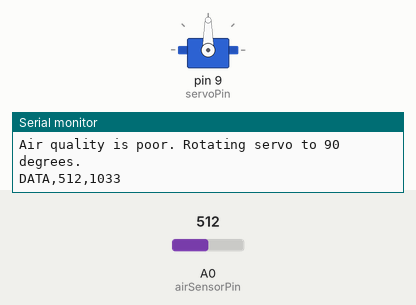
A sketch run on a simulated Arduino Uno, built with avr-gcc and run on an emulated ATmega328P. Shown: servo, the last lines printed to the serial monitor. The inputs (shaded band) are chosen by the test bench; at power-on: A0 (airSensorPin) = 512.

Above: at 1.8 s.
1.9 s: A0 (airSensorPin) set to 310
3.4 s: A0 (airSensorPin) set to 292
At 5.2 s:
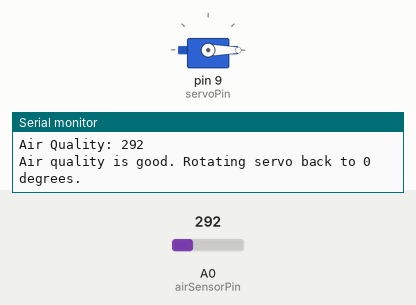
5.5 s: A0 (airSensorPin) set to 306
At 6.6 s:
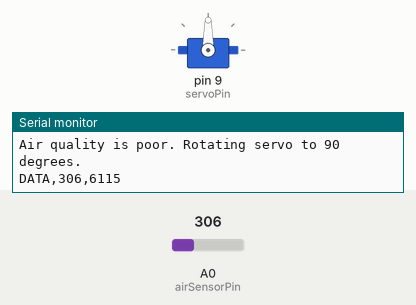
7.6 s: A0 (airSensorPin) set to 290
At 9.3 s:
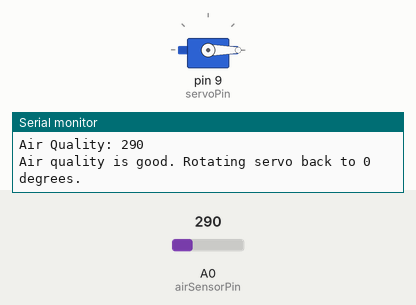
Timing chart, 0 to 10.6 s (numbered marks = the images above; inputs shaded):
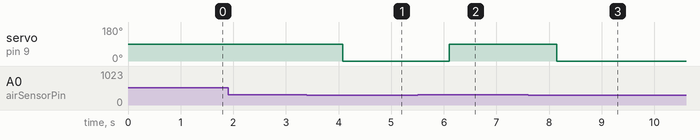

The sketch:

air.ino
```cpp
#include <Servo.h>

const int airSensorPin = A0;   // Analog pin connected to MQ sensor
const int servoPin = 9;        // Digital pin connected to servo signal
const int threshold = 300;     // Threshold for air quality (adjust as needed)

Servo myServo;

void setup() {
  Serial.begin(9600);
  pinMode(airSensorPin, INPUT);
  myServo.attach(servoPin);   // Attach servo to pin 9
  myServo.write(0);           // Initial position of servo (0 degrees)
}

void loop() {
  // Read air quality value from analog sensor
  int airQuality = analogRead(airSensorPin);

  // Print air quality value to Serial Monitor
  Serial.print("Air Quality: ");
  Serial.println(airQuality);

  // Check air quality against threshold
  if (airQuality > threshold) {
    // Rotate servo to 90 degrees (front)
    myServo.write(90);
    Serial.println("Air quality is poor. Rotating servo to 90 degrees.");

    // Send data to Python script over serial
    Serial.print("DATA,");
    Serial.print(airQuality);
    Serial.print(",");
    Serial.println(millis()); // Optionally, send timestamp
  } else {
    // Rotate servo back to 0 degrees (back)
    myServo.write(0);
    Serial.println("Air quality is good. Rotating servo back to 0 degrees.");
  }

  delay(1000);  // Delay before next reading
}
```

Measured:
- the behaviour switches between 301 and 300 on A0 (airSensorPin) (found by bisection; images 0 and 1)
- after the input at 3.4 s, servo on pin 9 (servoPin): 90° → 0° after 0.68 s
- after the input at 5.5 s, servo on pin 9 (servoPin): 0° → 90° after 0.60 s
- after the input at 7.6 s, servo on pin 9 (servoPin): 90° → 0° after 0.54 s
